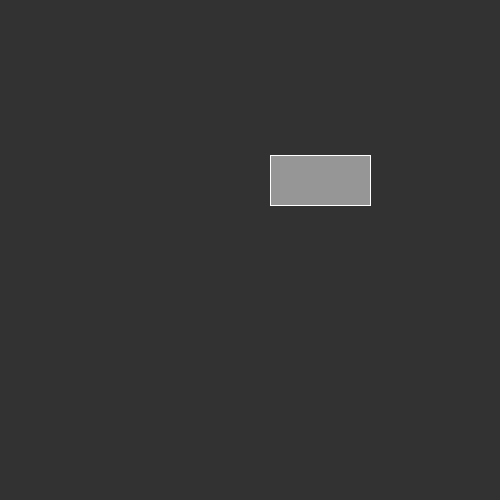
Frame 1 (no input)
Frame 60 (the mouse pressed at the canvas centre just before this capture): identical to frame 1, image omitted
Frame 120 (the mouse held since frame 60 and released just before this capture): identical to frame 1, image omitted

The Processing sketch that drew this single still picture (run headless with seeded random() and noise(); from frame 60 on, the mouse is pressed at the canvas centre):

// Processing sketch: Simple_rectangle
// ── Simple_rectangle.pde
void setup() {
  size(500, 500);
}

void draw () {
  background(50);
  fill(150);
  stroke(255);
  rectMode(CENTER);
  rect(320, 180, 100, 50);
}
